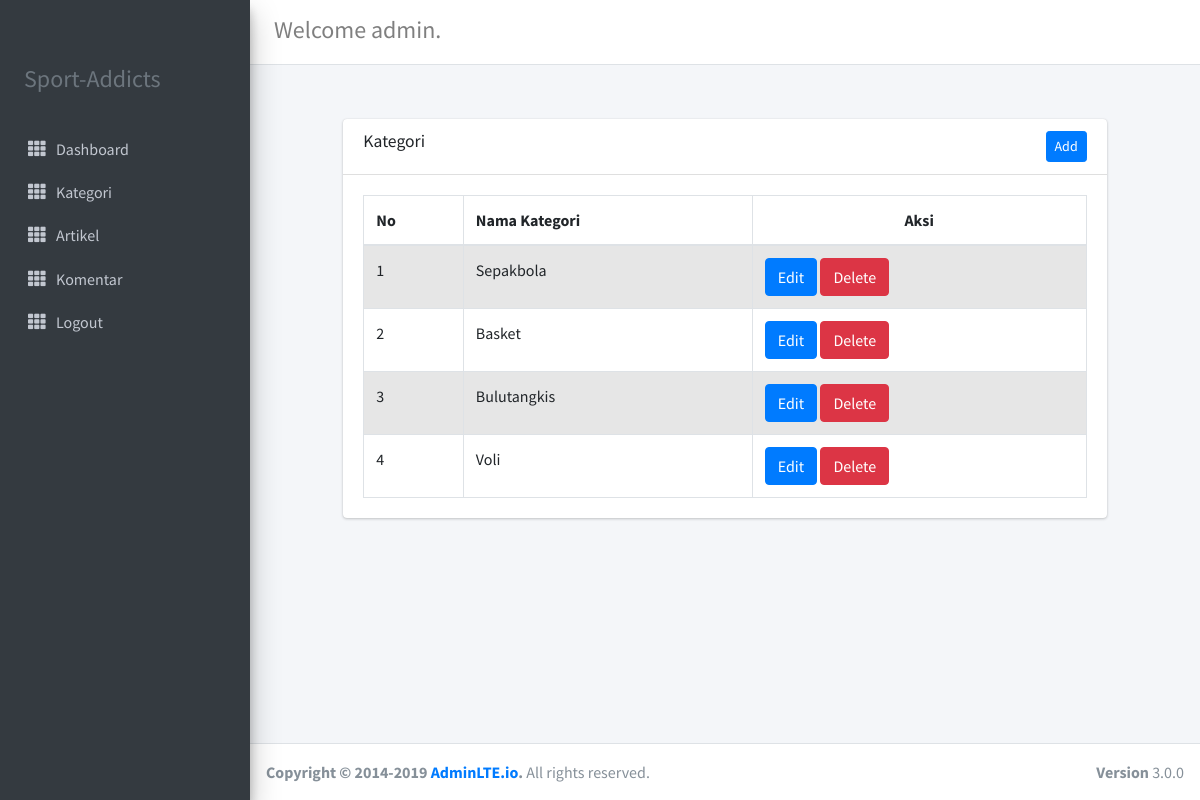
Page /kategori.php (signed in) on the committed database.
### tables this page shows
CREATE TABLE `table_kategori` (
  `id` int(11) NOT NULL,
  `nama_kategori` varchar(255) NOT NULL
);

### kategori.php (the view, shortened to what this page needs)
<?php
include('koneksi.php');
$query = "SELECT * FROM table_kategori";
$result = mysqli_query($con, $query);
$no = 1;
require_once('admin_header.php'); ?>
<section class="content">
	<div class="container-fluid">
		<div class="row justify-content-center">
			<div class="col-12 col-sm-6 col-md-10">
				<div class="card">
					<div class="card-header">
						<h3 class="card-title">Kategori</h3>
						<a href="kategori_tambah.php" class="btn btn-sm btn-primary" style="float: right;">Add</a>
					</div>
					<div class="card-body">
						<table id="cat_table" class="table table-bordered table-striped">
							<thead>
								<tr>
									<th>No</th>
									<th>Nama Kategori</th>
									<th class="text-center">Aksi</th>
								</tr>
							</thead>
							<tbody>
								<?php while ($data = mysqli_fetch_array($result)) { ?>
									<tr>
										<td><?php echo $no++; ?></td>
										<td><?php echo $data['nama_kategori']; ?></td>
										<td><a href="kategori_edit.php?id=<?php echo $data['id']; ?>" class="btn btn-primary btn-md">Edit</a>
												<a class="btn btn-danger" href="kategori_hapus.php?id=<?php echo $data['id']; ?>" onclick="return confirm('apakah anda yakin?')">Delete</a></td>
									</tr>
								<?php } ?>
							</tbody>
						</table>
					</div>
				</div>
			</div>
		</div>
	</div>
</section>
<?php require_once('admin_footer.php'); ?>

### rows in the picture
table_kategori: nama_kategori "Sepakbola"
table_kategori: nama_kategori "Basket"
table_kategori: nama_kategori "Bulutangkis"
table_kategori: nama_kategori "Voli"

### other values in the picture
$_SESSION['username'] "admin"
